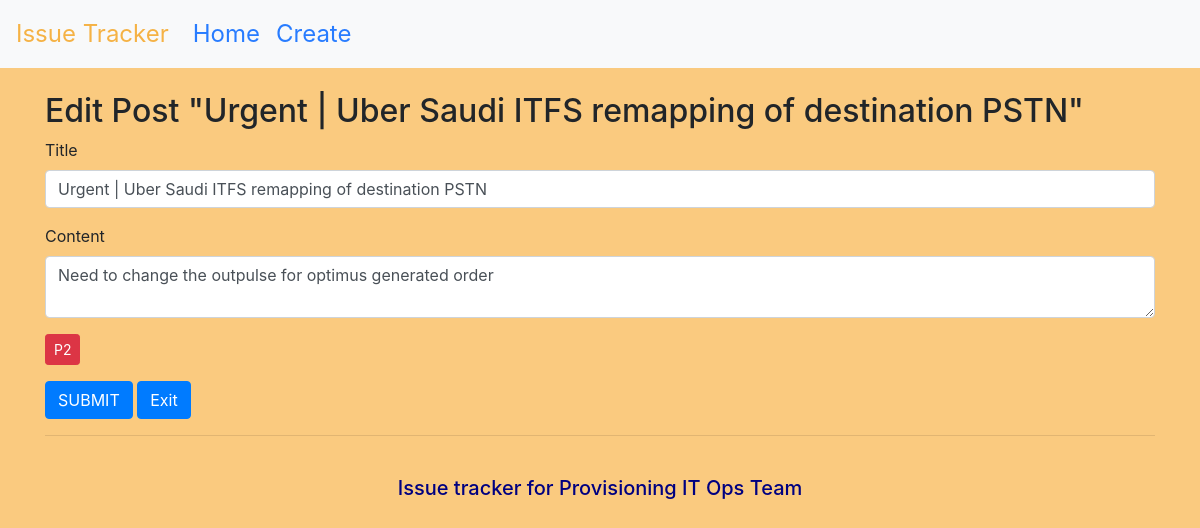
The page /issue-tracker/3/edit on the database its author committed.
### tables this page shows
CREATE TABLE posts (
    id integer primary key autoincrement,
    -- created timestamp DATE not null default (datetime('now','localtime')),
    created text not null,
    title text not null,
    content text not null,
    priority text not null
);

### index.py (the view, shortened to what this page needs)
@app.route('/issue-tracker/<int:id1>/edit', methods=('GET', 'POST'))
def edit(id1):
    post = get_post(id1)
    if request.form == 'exit':
        return redirect(url_for('index'))
    return render_template('edit.html', post=post)

### index.py (called while the page is built)
def database_connection():
    conn = sqlite3.connect('database.db', timeout=2)
    conn.row_factory = sqlite3.Row
    return conn

def get_post(id):
    conn = database_connection()
    post = conn.execute('select * from posts where id=?', (id,)).fetchone()
    conn.close()
    return post

### templates/edit.html
{%extends 'base.html'%}
{% block content %}
    <h2>{% block title %} Edit Post "{{post['title']}}" {% endblock %}</h2>
    <form method="POST">
        <div class="form-group">
            <label for="title">Title</label>
            <input type="text" name="title" placeholder="Edit the Title name" class="form-control" value="{{ request.form['title'] or post['title'] }}">
        </div>
        <div class="form-group">
            <label for="content">Content</label>
            <textarea name="content" placeholder="Edit the Content" class="form-control">{{ request.form['content'] or post['content'] }}</textarea>
        </div>
        <div class="form-group">
            <span class="btn btn-danger btn-sm">{{ post['priority'] }}</span>
        </div>
        <div class="form-group">
            <col>
            <button type="submit" class="btn btn-primary">SUBMIT</button>
            <col>
            <button type="submit" name="exit" class="btn btn-primary">Exit</button>
        </div>
    </form>
    <hr>
{% endblock %}

### static/css/style.css (style rules this page uses)
body { margin: 0; font-family: -apple-system,BlinkMacSystemFont,"Segoe UI",Roboto,"Helvetica Neue",Arial,"Noto Sans",sans-serif,"Apple Color Emoji","Segoe UI Emoji","Segoe UI Symbol","Noto Color Emoji"; font-size: 1rem; font-weight: 400; line-height: 1.5; color: #212529; text-align: left; }
body { background-color: #faca7f !important; }

### rows shown on the page
posts: title "Urgent | Uber Saudi ITFS remapping of destination PSTN", content "Need to change the outpulse for optimus generated order", priority "P2"
